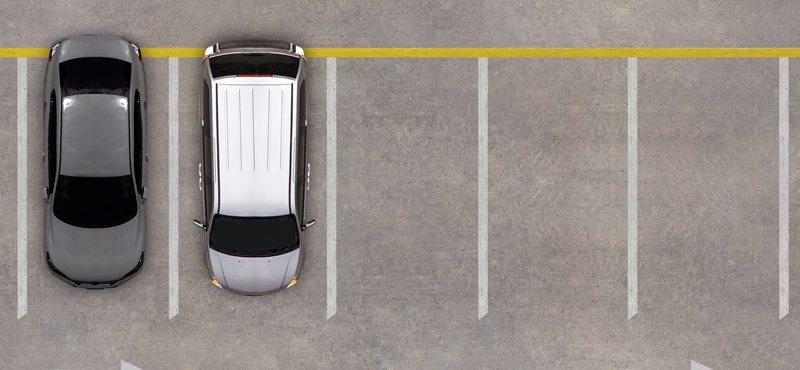
#> input picture data/parking_lot_new.jpg, 800 x 370 px
$ python Main.py
#> lines starting #> are read from the running program, lines starting #| are printed output that depends on the picture; after the words box and inside, x2 and y2 are one past the last pixel; in counts of white or black regions, pixels touching at a corner belong together
import cv2
import numpy as np
import pandas as pd

def get_full_parking_lots(points,car_locations):
    '''
    Returns full parking lots by checking car locations with line points.
    '''

    # We are getting only x coordinates from points dataframe.
    points = points.iloc[2:,:].sort_values(by='x1').reset_index().iloc[:,1:]
    points = points[points.index % 2 == 0]
    x_coordinates = points.x1.values

    # Creating empty array to store full parking lots
    full_parking_lots = []

    # Running into x_coordinates and checking all values with all car locations; if there is a car inside of lines, we are appending it to full_parking_lots.
    for i in range(len(x_coordinates)):
        for car in car_locations:
            if x_coordinates[i] <  car[0] and x_coordinates[i+1] > car[0]:
                full_parking_lots.append(i+1)

    return full_parking_lots

def get_area(w,h):
    '''
    Returns rectangle area if rectangle's area bigger than 500, otherwise it returns -1
    '''
    return w*h if w*h >500 else -1

# All numbered parking area locations
ALL_PARKING_LOTS = [1,2,3,4,5]

# Creating car classifier.
car_classifier = cv2.CascadeClassifier('haarcascade/haarcascade_car.xml')

# Reading the image which is we are going to work with and displaying it.
image = cv2.imread('data/parking_lot_new.jpg')
#> image is the input picture: shape (370, 800, 3); mean B, G, R 133.6, 139.6, 146.4
cv2.imshow("Original", image)
cv2.waitKey(0)

# Grayscale and Canny Edges extracted
gray = cv2.cvtColor(image, cv2.COLOR_BGR2GRAY)
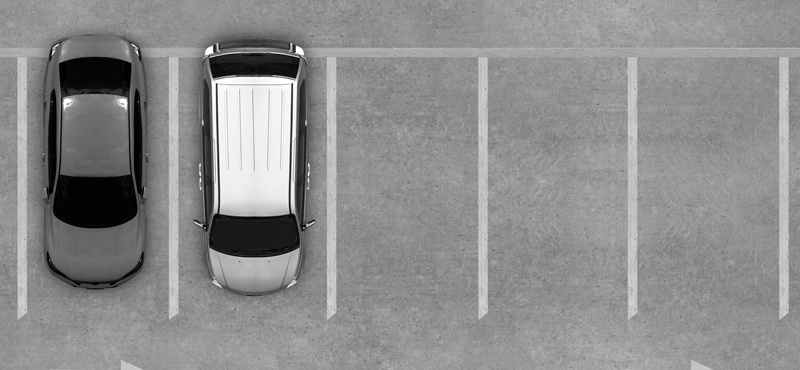
#> gray: shape (370, 800); min 0, max 255, mean 140.9
edges = cv2.Canny(gray, 70, 200, apertureSize = 3)
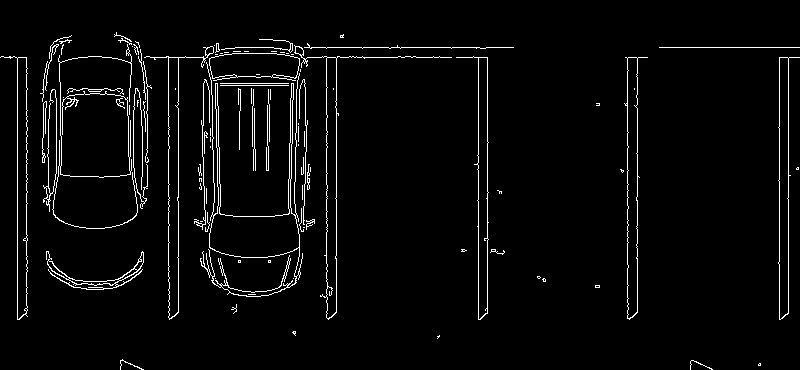
#> edges: shape (370, 800); 3.4% white in thin lines or dots

# Used car classifier to detect cars in the image
cars = car_classifier.detectMultiScale(image, 1.11,0)
#> cars = [[102, 274, 20, 20], [214, 202, 78, 78], [9, 72, 179, 179]]

# Displaying edges image
cv2.imshow("edges", edges)
cv2.waitKey(0)

# Getting lines from edges image
lines = cv2.HoughLines(edges, 1, np.pi/90, 200)
#> lines = 14 rows, first 8: [47, 1.57], [57, 1.57], [17, 0], [779, 0], [478, 0], [788, 0], [487, 0], [336, 0]

# Creating points and car_locations arrays to store line points and car locations
points = np.array([])
car_locations = np.array([])

# Storing line points by extracting them.
for line in lines:
    rho, theta = line[0]
    a = np.cos(theta)
    b = np.sin(theta)
    x0 = a * rho
    y0 = b * rho
    x1 = int(x0 + 1000 * (-b))
    y1 = int(y0 + 1000 * (a))
    x2 = int(x0 - 1000 * (-b))
    y2 = int(y0 - 1000 * (a))
    points = np.append(points,[x1,x2,y1,y2]).reshape(-1,4)
#> this loop made 14 passes
#> (rho, theta, a, b, x0, y0, x1, y1) on passes 3 to 14: (17, 0, 1, 0, 17, 0, 17, 1000), (779, 0, 1, 0, 779, 0, 779, 1000), (478, 0, 1, 0, 478, 0, 478, 1000), (788, 0, 1, 0, 788, 0, 788, 1000), (487, 0, 1, 0, 487, 0, 487, 1000), (336, 0, 1, 0, 336, 0, 336, 1000), (178, 0, 1, 0, 178, 0, 178, 1000), (637, 0, 1, 0, 637, 0, 637, 1000), (627, 0, 1, 0, 627, 0, 627, 1000), (168, 0, 1, 0, 168, 0, 168, 1000), (26, 0, 1, 0, 26, 0, 26, 1000), (326, 0, 1, 0, 326, 0, 326, 1000)
#> (rho, theta, a, b, x0, y0, x1, y1) on passes 1 to 2: (47, 1.57, -4.37e-08, 1, -2.05e-06, 47, -1000, 46), (57, 1.57, -4.37e-08, 1, -2.49e-06, 57, -1000, 56)
#> after the loop, points = 14 rows, first 6: [-1000, 999, 46, 47], [-1000, 999, 56, 57], [17, 17, 1000, -1000], [779, 779, 1000, -1000], [478, 478, 1000, -1000], [788, 788, 1000, -1000]

# Creating points_df datafrane to use pandas features.
points_df =pd.DataFrame(points, columns = ['x1','x2','y1','y2'])
#> points_df = table of 14 rows and 4 columns
points_df.sort_values(by='x1', inplace=True)

# Storing car locations while getting x_center and y_center.
for (x,y,w,h) in cars:
    if(get_area(w,h)) != -1:
        car_locations = np.append(car_locations,[(x+x+w)/2, (y+y+h)/2]).reshape(-1,2)
#> this loop made 3 passes
#> (x, y, w, h, car_locations) on passes 2 to 3: (214, 202, 78, 78, [[253, 241]]), (9, 72, 179, 179, [[253, 241], [98.5, 161.5]])


# Getting full parking lots with our get_full_parking_lots function.
full_parking_lots = get_full_parking_lots(points_df,car_locations)
#> full_parking_lots = [1, 2]

# Writing parking lots numbers to the image
for p in range(0,len(points_df),2):
    x1,x2,y1,y2 = points_df.iloc[p,:].values
    cv2.line(image, (int(x1), int(y1)), (int(x2), int(y2)), (255, 0, 0), 2)
    if p != 0 :
        cv2.putText(image, org = (int((x1+x2) / 2 + 65), int(image.shape[0] / 2)), text = str(int(p/2)), fontFace = cv2.FONT_HERSHEY_SIMPLEX,
               fontScale = 1.0, color = (0,0,255), thickness = 2)
#> this loop made 7 passes
#> (p, x1, x2, y1, y2) on passes 3 to 7: (4, 168, 168, 1000, -1000), (6, 326, 326, 1000, -1000), (8, 478, 478, 1000, -1000), (10, 627, 627, 1000, -1000), (12, 779, 779, 1000, -1000)
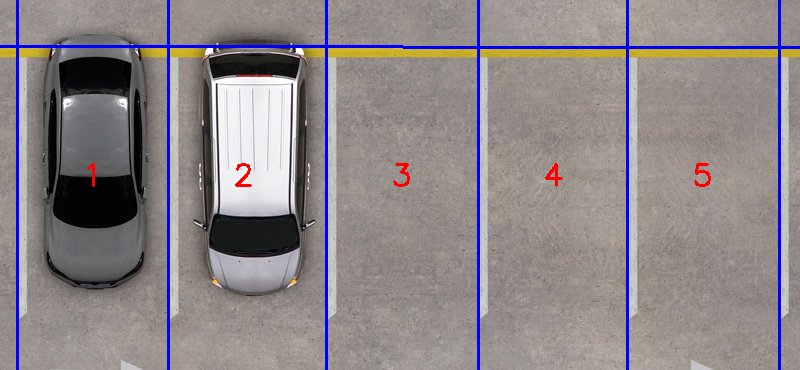
#> image: shape (370, 800, 3); 3.29% of pixels changed, all inside (x1, y1, x2, y2) = (0, 0, 800, 370)

# Creating x_coordinates variable to use it after on writing parking lots' states
points_set = points_df.iloc[2:,:].sort_values(by='x1').reset_index().iloc[:,1:]
#> points_set = table of 12 rows and 4 columns
points_set = points_set[points_set.index % 2 == 0]
#> points_set = table of 6 rows and 4 columns
x_coordinates = points_set.x1.values
#> x_coordinates = [17, 168, 326, 478, 627, 779]

# Writing "EMPTY" to empty parking lots on image
for i in ALL_PARKING_LOTS:
    if i not in full_parking_lots:
        cv2.putText(image, org = (int(x_coordinates[i]-120),250), text = "Empty", fontFace = cv2.FONT_HERSHEY_SIMPLEX,
               fontScale = 1.0, color = (0,255,255), thickness = 2)
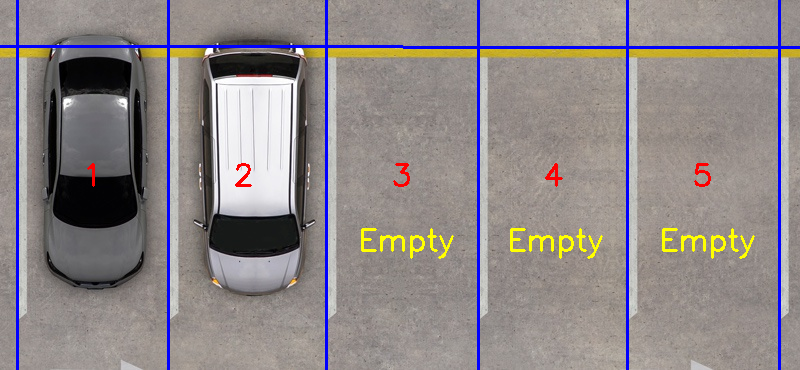
#> image: shape (370, 800, 3); 0.72% of pixels changed, all inside (x1, y1, x2, y2) = (361, 228, 755, 259)


# Printing full and empty parking lots to console
print("FULL PARKING LOTS:")
print(set(full_parking_lots))
#| {1, 2}
print()
print("EMPTY PARKING LOTS:")
print(set(ALL_PARKING_LOTS) - set(full_parking_lots))
#| {3, 4, 5}

# Displaying image's final version
cv2.imshow('Final', image)
cv2.waitKey(0)
cv2.destroyAllWindows()

$ run again, with data/parking_lot3.jpg copied over data/parking_lot_new.jpg
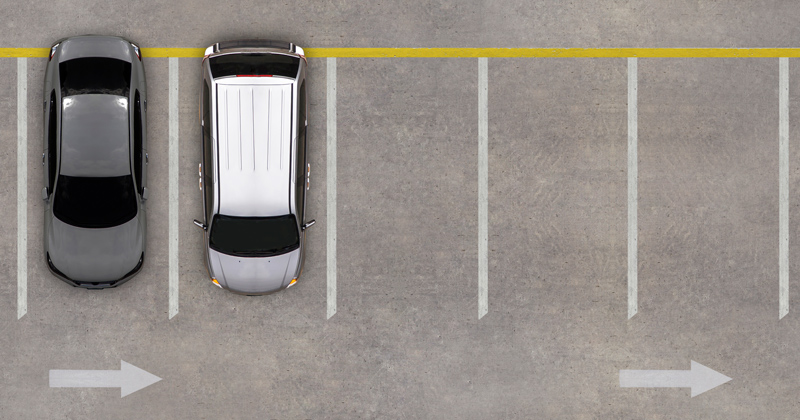
#> input picture data/parking_lot3.jpg, 800 x 420 px
#> image is the input picture: shape (420, 800, 3); mean B, G, R 135.7, 141.4, 148.2
#> `edges = cv2.Canny(gray, 70, 200, apertureSize = 3)`:
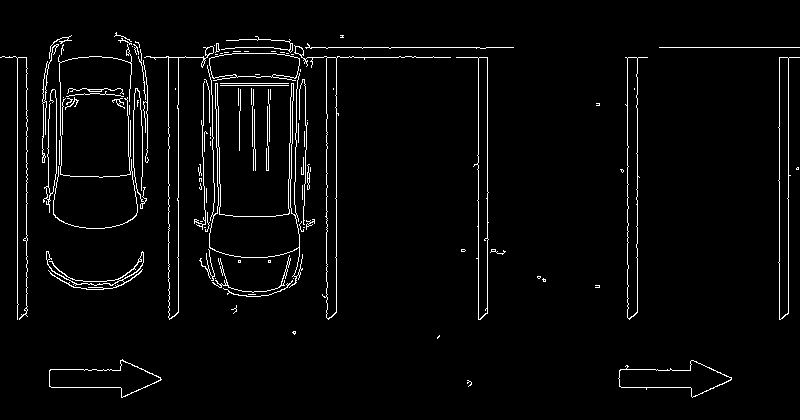
#> edges: shape (420, 800); 3.2% white in thin lines or dots, all inside (x1, y1, x2, y2) = (0, 32, 800, 398)
#> cars = [[670, 350, 27, 27], [318, 31, 57, 57], [214, 202, 78, 78]]
#> lines = 14 rows, first 8: [47, 1.57], [57, 1.57], [17, 0], [779, 0], [478, 0], [487, 0], [788, 0], [336, 0]
#> the loop `for line in lines:` made 14 passes
#> (rho, theta, a, b, x0, y0, x1, y1) on passes 3 to 10: (17, 0, 1, 0, 17, 0, 17, 1000), (779, 0, 1, 0, 779, 0, 779, 1000), (478, 0, 1, 0, 478, 0, 478, 1000), (487, 0, 1, 0, 487, 0, 487, 1000), (788, 0, 1, 0, 788, 0, 788, 1000), (336, 0, 1, 0, 336, 0, 336, 1000), (178, 0, 1, 0, 178, 0, 178, 1000), (627, 0, 1, 0, 627, 0, 627, 1000)
#> after the loop `for line in lines:`: points = 14 rows, first 6: [-1000, 999, 46, 47], [-1000, 999, 56, 57], [17, 17, 1000, -1000], [779, 779, 1000, -1000], [478, 478, 1000, -1000], [487, 487, 1000, -1000]
#> points_df = table of 14 rows and 4 columns
#> the loop `for (x,y,w,h) in cars:` made 3 passes
#> (x, y, w, h, car_locations) on passes 1 to 3: (670, 350, 27, 27, [[683.5, 363.5]]), (318, 31, 57, 57, [[683.5, 363.5], [346.5, 59.5]]), (214, 202, 78, 78, [[683.5, 363.5], [346.5, 59.5], [253, 241]])
#> full_parking_lots = [2, 3, 5]
#> the loop `for p in range(0,len(points_df),2):` made 7 passes
#> (p, x1, x2, y1, y2) on passes 3 to 7: (4, 168, 168, 1000, -1000), (6, 326, 326, 1000, -1000), (8, 478, 478, 1000, -1000), (10, 627, 627, 1000, -1000), (12, 779, 779, 1000, -1000)
#> `points_set = points_df.iloc[2:,:].sort_values(by='x1').reset_index().i..`: points_set = table of 12 rows and 4 columns
#> `points_set = points_set[points_set.index % 2 == 0]`: points_set = table of 6 rows and 4 columns
#> x_coordinates = [17, 168, 326, 478, 627, 779]
#> after the loop `for i in ALL_PARKING_LOTS:`:
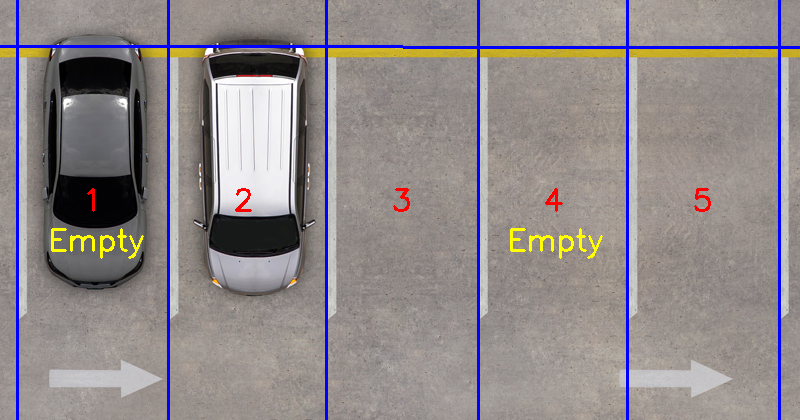
#> image: shape (420, 800, 3); mean B, G, R 138.1, 137.1, 144.2
#| {2, 3, 5}
#| {1, 4}
